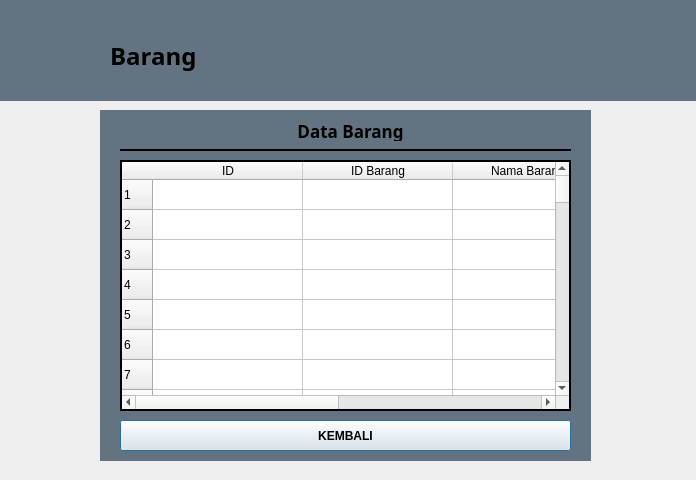
<?xml version="1.0" encoding="UTF-8"?>
<ui version="4.0">
 <class>Dialog</class>
 <widget class="QDialog" name="Dialog">
  <property name="geometry">
   <rect>
    <x>0</x>
    <y>0</y>
    <width>696</width>
    <height>480</height>
   </rect>
  </property>
  <property name="windowTitle">
   <string>Dialog</string>
  </property>
  <widget class="QLabel" name="label">
   <property name="geometry">
    <rect>
     <x>0</x>
     <y>0</y>
     <width>701</width>
     <height>101</height>
    </rect>
   </property>
   <property name="styleSheet">
    <string notr="true">background-color: #647381;</string>
   </property>
   <property name="text">
    <string/>
   </property>
  </widget>
  <widget class="QLabel" name="label_2">
   <property name="geometry">
    <rect>
     <x>0</x>
     <y>0</y>
     <width>111</width>
     <height>101</height>
    </rect>
   </property>
   <property name="styleSheet">
    <string notr="true">image: url(:/newPrefix/images__1_-removebg-preview.png);</string>
   </property>
   <property name="text">
    <string/>
   </property>
  </widget>
  <widget class="QLabel" name="label_3">
   <property name="geometry">
    <rect>
     <x>110</x>
     <y>40</y>
     <width>111</width>
     <height>31</height>
    </rect>
   </property>
   <property name="font">
    <font>
     <family>Myanmar Text</family>
     <pointsize>18</pointsize>
     <weight>75</weight>
     <bold>true</bold>
    </font>
   </property>
   <property name="text">
    <string>Barang</string>
   </property>
   <property name="alignment">
    <set>Qt::AlignLeading|Qt::AlignLeft|Qt::AlignVCenter</set>
   </property>
  </widget>
  <widget class="QLabel" name="label_4">
   <property name="geometry">
    <rect>
     <x>100</x>
     <y>110</y>
     <width>491</width>
     <height>351</height>
    </rect>
   </property>
   <property name="styleSheet">
    <string notr="true">background-color: #647381;</string>
   </property>
   <property name="text">
    <string/>
   </property>
  </widget>
  <widget class="QLabel" name="label_5">
   <property name="geometry">
    <rect>
     <x>290</x>
     <y>120</y>
     <width>121</width>
     <height>21</height>
    </rect>
   </property>
   <property name="font">
    <font>
     <family>Myanmar Text</family>
     <pointsize>13</pointsize>
     <weight>75</weight>
     <bold>true</bold>
    </font>
   </property>
   <property name="text">
    <string>Data Barang</string>
   </property>
   <property name="alignment">
    <set>Qt::AlignCenter</set>
   </property>
  </widget>
  <widget class="Line" name="line">
   <property name="geometry">
    <rect>
     <x>120</x>
     <y>140</y>
     <width>451</width>
     <height>20</height>
    </rect>
   </property>
   <property name="frameShadow">
    <enum>QFrame::Plain</enum>
   </property>
   <property name="lineWidth">
    <number>2</number>
   </property>
   <property name="orientation">
    <enum>Qt::Horizontal</enum>
   </property>
  </widget>
  <widget class="QTableWidget" name="table_dataBarang">
   <property name="geometry">
    <rect>
     <x>120</x>
     <y>160</y>
     <width>451</width>
     <height>251</height>
    </rect>
   </property>
   <property name="frameShape">
    <enum>QFrame::Box</enum>
   </property>
   <property name="frameShadow">
    <enum>QFrame::Plain</enum>
   </property>
   <property name="lineWidth">
    <number>2</number>
   </property>
   <property name="rowCount">
    <number>1000</number>
   </property>
   <property name="columnCount">
    <number>4</number>
   </property>
   <attribute name="horizontalHeaderDefaultSectionSize">
    <number>150</number>
   </attribute>
   <row/>
   <row/>
   <row/>
   <row/>
   <row/>
   <row/>
   <row/>
   <row/>
   <row/>
   <row/>
   <row/>
   <row/>
   <row/>
   <row/>
   <row/>
   <row/>
   <row/>
   <row/>
   <row/>
   <row/>
   <row/>
   <row/>
   <row/>
   <row/>
   <row/>
   <row/>
   <row/>
   <row/>
   <row/>
   <row/>
   <row/>
   <row/>
   <row/>
   <row/>
   <row/>
   <row/>
   <row/>
   <row/>
   <row/>
   <row/>
   <row/>
   <row/>
   <row/>
   <row/>
   <row/>
   <row/>
   <row/>
   <row/>
   <row/>
   <row/>
   <row/>
   <row/>
   <row/>
   <row/>
   <row/>
   <row/>
   <row/>
   <row/>
   <row/>
   <row/>
   <row/>
   <row/>
   <row/>
   <row/>
   <row/>
   <row/>
   <row/>
   <row/>
   <row/>
   <row/>
   <row/>
   <row/>
   <row/>
   <row/>
   <row/>
   <row/>
   <row/>
   <row/>
   <row/>
   <row/>
   <row/>
   <row/>
   <row/>
   <row/>
   <row/>
   <row/>
   <row/>
   <row/>
   <row/>
   <row/>
   <row/>
   <row/>
   <row/>
   <row/>
   <row/>
   <row/>
   <row/>
   <row/>
   <row/>
   <row/>
   <row/>
   <row/>
   <row/>
   <row/>
   <row/>
   <row/>
   <row/>
   <row/>
   <row/>
   <row/>
   <row/>
   <row/>
   <row/>
   <row/>
   <row/>
   <row/>
   <row/>
   <row/>
   <row/>
   <row/>
   <row/>
   <row/>
   <row/>
   <row/>
   <row/>
   <row/>
   <row/>
   <row/>
   <row/>
   <row/>
   <row/>
   <row/>
   <row/>
   <row/>
   <row/>
   <row/>
   <row/>
   <row/>
   <row/>
   <row/>
   <row/>
   <row/>
   <row/>
   <row/>
   <row/>
   <row/>
   <row/>
   <row/>
   <row/>
   <row/>
   <row/>
   <row/>
   <row/>
   <row/>
   <row/>
   <row/>
   <row/>
   <row/>
   <row/>
   <row/>
   <row/>
   <row/>
   <row/>
   <row/>
   <row/>
   <row/>
   <row/>
   <row/>
   <row/>
   <row/>
   <row/>
   <row/>
   <row/>
   <row/>
   <row/>
   <row/>
   <row/>
   <row/>
   <row/>
   <row/>
   <row/>
   <row/>
   <row/>
   <row/>
   <row/>
   <row/>
   <row/>
   <row/>
   <row/>
   <row/>
   <row/>
   <row/>
   <row/>
   <row/>
   <row/>
   <row/>
   <row/>
   <row/>
   <row/>
   <row/>
   <row/>
   <row/>
   <row/>
   <row/>
   <row/>
   <row/>
   <row/>
   <row/>
   <row/>
   <row/>
   <row/>
   <row/>
   <row/>
   <row/>
   <row/>
   <row/>
   <row/>
   <row/>
   <row/>
   <row/>
   <row/>
   <row/>
   <row/>
   <row/>
   <row/>
   <row/>
   <row/>
   <row/>
   <row/>
   <row/>
   <row/>
   <row/>
   <row/>
   <row/>
   <row/>
   <row/>
   <row/>
   <row/>
   <row/>
   <row/>
   <row/>
   <row/>
   <row/>
   <row/>
   <row/>
   <row/>
   <row/>
   <row/>
   <row/>
   <row/>
   <row/>
   <row/>
   <row/>
   <row/>
   <row/>
   <row/>
   <row/>
   <row/>
   <row/>
   <row/>
   <row/>
   <row/>
   <row/>
   <row/>
   <row/>
   <row/>
   <row/>
   <row/>
   <row/>
   <row/>
   <row/>
   <row/>
   <row/>
   <row/>
   <row/>
   <row/>
   <row/>
   <row/>
   <row/>
   <row/>
   <row/>
   <row/>
   <row/>
   <row/>
   <row/>
   <row/>
   <row/>
   <row/>
   <row/>
   <row/>
   <row/>
   <row/>
   <row/>
   <row/>
   <row/>
   <row/>
   <row/>
   <row/>
   <row/>
   <row/>
   <row/>
   <row/>
   <row/>
   <row/>
   <row/>
   <row/>
   <row/>
   <row/>
   <row/>
   <row/>
   <row/>
   <row/>
   <row/>
   <row/>
   <row/>
   <row/>
   <row/>
   <row/>
   <row/>
   <row/>
   <row/>
   <row/>
   <row/>
   <row/>
   <row/>
   <row/>
   <row/>
   <row/>
   <row/>
   <row/>
   <row/>
   <row/>
   <row/>
   <row/>
   <row/>
   <row/>
   <row/>
   <row/>
   <row/>
   <row/>
   <row/>
   <row/>
   <row/>
   <row/>
   <row/>
   <row/>
   <row/>
   <row/>
   <row/>
   <row/>
   <row/>
   <row/>
   <row/>
   <row/>
   <row/>
   <row/>
   <row/>
   <row/>
   <row/>
   <row/>
   <row/>
   <row/>
   <row/>
   <row/>
   <row/>
   <row/>
   <row/>
   <row/>
   <row/>
   <row/>
   <row/>
   <row/>
   <row/>
   <row/>
   <row/>
   <row/>
   <row/>
   <row/>
   <row/>
   <row/>
   <row/>
   <row/>
   <row/>
   <row/>
   <row/>
   <row/>
   <row/>
   <row/>
   <row/>
   <row/>
   <row/>
   <row/>
   <row/>
   <row/>
   <row/>
   <row/>
   <row/>
   <row/>
   <row/>
   <row/>
   <row/>
   <row/>
   <row/>
   <row/>
   <row/>
   <row/>
   <row/>
   <row/>
   <row/>
   <row/>
   <row/>
   <row/>
   <row/>
   <row/>
   <row/>
   <row/>
   <row/>
   <row/>
   <row/>
   <row/>
   <row/>
   <row/>
   <row/>
   <row/>
   <row/>
   <row/>
   <row/>
   <row/>
   <row/>
   <row/>
   <row/>
   <row/>
   <row/>
   <row/>
   <row/>
   <row/>
   <row/>
   <row/>
   <row/>
   <row/>
   <row/>
   <row/>
   <row/>
   <row/>
   <row/>
   <row/>
   <row/>
   <row/>
   <row/>
   <row/>
   <row/>
   <row/>
   <row/>
   <row/>
   <row/>
   <row/>
   <row/>
   <row/>
   <row/>
   <row/>
   <row/>
   <row/>
   <row/>
   <row/>
   <row/>
   <row/>
   <row/>
   <row/>
   <row/>
   <row/>
   <row/>
   <row/>
   <row/>
   <row/>
   <row/>
   <row/>
   <row/>
   <row/>
   <row/>
   <row/>
   <row/>
   <row/>
   <row/>
   <row/>
   <row/>
   <row/>
   <row/>
   <row/>
   <row/>
   <row/>
   <row/>
   <row/>
   <row/>
   <row/>
   <row/>
   <row/>
   <row/>
   <row/>
   <row/>
   <row/>
   <row/>
   <row/>
   <row/>
   <row/>
   <row/>
   <row/>
   <row/>
   <row/>
   <row/>
   <row/>
   <row/>
   <row/>
   <row/>
   <row/>
   <row/>
   <row/>
   <row/>
   <row/>
   <row/>
   <row/>
   <row/>
   <row/>
   <row/>
   <row/>
   <row/>
   <row/>
   <row/>
   <row/>
   <row/>
   <row/>
   <row/>
   <row/>
   <row/>
   <row/>
   <row/>
   <row/>
   <row/>
   <row/>
   <row/>
   <row/>
   <row/>
   <row/>
   <row/>
   <row/>
   <row/>
   <row/>
   <row/>
   <row/>
   <row/>
   <row/>
   <row/>
   <row/>
   <row/>
   <row/>
   <row/>
   <row/>
   <row/>
   <row/>
   <row/>
   <row/>
   <row/>
   <row/>
   <row/>
   <row/>
   <row/>
   <row/>
   <row/>
   <row/>
   <row/>
   <row/>
   <row/>
   <row/>
   <row/>
   <row/>
   <row/>
   <row/>
   <row/>
   <row/>
   <row/>
   <row/>
   <row/>
   <row/>
   <row/>
   <row/>
   <row/>
   <row/>
   <row/>
   <row/>
   <row/>
   <row/>
   <row/>
   <row/>
   <row/>
   <row/>
   <row/>
   <row/>
   <row/>
   <row/>
   <row/>
   <row/>
   <row/>
   <row/>
   <row/>
   <row/>
   <row/>
   <row/>
   <row/>
   <row/>
   <row/>
   <row/>
   <row/>
   <row/>
   <row/>
   <row/>
   <row/>
   <row/>
   <row/>
   <row/>
   <row/>
   <row/>
   <row/>
   <row/>
   <row/>
   <row/>
   <row/>
   <row/>
   <row/>
   <row/>
   <row/>
   <row/>
   <row/>
   <row/>
   <row/>
   <row/>
   <row/>
   <row/>
   <row/>
   <row/>
   <row/>
   <row/>
   <row/>
   <row/>
   <row/>
   <row/>
   <row/>
   <row/>
   <row/>
   <row/>
   <row/>
   <row/>
   <row/>
   <row/>
   <row/>
   <row/>
   <row/>
   <row/>
   <row/>
   <row/>
   <row/>
   <row/>
   <row/>
   <row/>
   <row/>
   <row/>
   <row/>
   <row/>
   <row/>
   <row/>
   <row/>
   <row/>
   <row/>
   <row/>
   <row/>
   <row/>
   <row/>
   <row/>
   <row/>
   <row/>
   <row/>
   <row/>
   <row/>
   <row/>
   <row/>
   <row/>
   <row/>
   <row/>
   <row/>
   <row/>
   <row/>
   <row/>
   <row/>
   <row/>
   <row/>
   <row/>
   <row/>
   <row/>
   <row/>
   <row/>
   <row/>
   <row/>
   <row/>
   <row/>
   <row/>
   <row/>
   <row/>
   <row/>
   <row/>
   <row/>
   <row/>
   <row/>
   <row/>
   <row/>
   <row/>
   <row/>
   <row/>
   <row/>
   <row/>
   <row/>
   <row/>
   <row/>
   <row/>
   <row/>
   <row/>
   <row/>
   <row/>
   <row/>
   <row/>
   <row/>
   <row/>
   <row/>
   <row/>
   <row/>
   <row/>
   <row/>
   <row/>
   <row/>
   <row/>
   <row/>
   <row/>
   <row/>
   <row/>
   <row/>
   <row/>
   <row/>
   <row/>
   <row/>
   <row/>
   <row/>
   <row/>
   <row/>
   <row/>
   <row/>
   <row/>
   <row/>
   <row/>
   <row/>
   <row/>
   <row/>
   <row/>
   <row/>
   <row/>
   <row/>
   <row/>
   <row/>
   <row/>
   <row/>
   <row/>
   <row/>
   <row/>
   <row/>
   <row/>
   <row/>
   <row/>
   <row/>
   <row/>
   <row/>
   <row/>
   <row/>
   <row/>
   <row/>
   <row/>
   <row/>
   <row/>
   <row/>
   <row/>
   <row/>
   <row/>
   <row/>
   <row/>
   <row/>
   <row/>
   <row/>
   <row/>
   <row/>
   <row/>
   <row/>
   <row/>
   <row/>
   <row/>
   <row/>
   <row/>
   <row/>
   <row/>
   <row/>
   <row/>
   <row/>
   <row/>
   <row/>
   <row/>
   <row/>
   <row/>
   <row/>
   <row/>
   <row/>
   <row/>
   <row/>
   <row/>
   <row/>
   <row/>
   <row/>
   <row/>
   <row/>
   <row/>
   <row/>
   <row/>
   <row/>
   <row/>
   <row/>
   <row/>
   <row/>
   <row/>
   <row/>
   <row/>
   <row/>
   <row/>
   <row/>
   <row/>
   <row/>
   <row/>
   <row/>
   <row/>
   <row/>
   <row/>
   <row/>
   <row/>
   <row/>
   <row/>
   <row/>
   <row/>
   <row/>
   <row/>
   <row/>
   <row/>
   <row/>
   <row/>
   <row/>
   <row/>
   <row/>
   <row/>
   <row/>
   <row/>
   <row/>
   <row/>
   <row/>
   <row/>
   <row/>
   <row/>
   <row/>
   <row/>
   <row/>
   <row/>
   <row/>
   <row/>
   <row/>
   <row/>
   <row/>
   <row/>
   <row/>
   <row/>
   <row/>
   <row/>
   <row/>
   <row/>
   <row/>
   <row/>
   <row/>
   <row/>
   <row/>
   <row/>
   <row/>
   <row/>
   <row/>
   <row/>
   <row/>
   <row/>
   <row/>
   <row/>
   <row/>
   <row/>
   <row/>
   <row/>
   <row/>
   <row/>
   <row/>
   <row/>
   <row/>
   <row/>
   <row/>
   <row/>
   <row/>
   <row/>
   <row/>
   <row/>
   <row/>
   <row/>
   <row/>
   <row/>
   <row/>
   <row/>
   <row/>
   <row/>
   <row/>
   <row/>
   <row/>
   <row/>
   <row/>
   <row/>
   <row/>
   <row/>
   <row/>
   <row/>
   <row/>
   <row/>
   <row/>
   <row/>
   <row/>
   <row/>
   <row/>
   <row/>
   <row/>
   <row/>
   <row/>
   <row/>
   <row/>
   <row/>
   <row/>
   <row/>
   <row/>
   <row/>
   <row/>
   <row/>
   <row/>
   <row/>
   <row/>
   <row/>
   <row/>
   <row/>
   <row/>
   <row/>
   <row/>
   <row/>
   <row/>
   <row/>
   <row/>
   <row/>
   <row/>
   <row/>
   <row/>
   <row/>
   <row/>
   <row/>
   <row/>
   <row/>
   <row/>
   <row/>
   <row/>
   <row/>
   <row/>
   <row/>
   <row/>
   <row/>
   <row/>
   <row/>
   <row/>
   <row/>
   <row/>
   <row/>
   <row/>
   <row/>
   <row/>
   <row/>
   <row/>
   <row/>
   <row/>
   <row/>
   <row/>
   <row/>
   <row/>
   <row/>
   <row/>
   <column>
    <property name="text">
     <string>ID</string>
    </property>
   </column>
   <column>
    <property name="text">
     <string>ID Barang</string>
    </property>
   </column>
   <column>
    <property name="text">
     <string>Nama Barang</string>
    </property>
   </column>
   <column>
    <property name="text">
     <string>Stok Barang</string>
    </property>
   </column>
  </widget>
  <widget class="QPushButton" name="PB_kembali4">
   <property name="geometry">
    <rect>
     <x>120</x>
     <y>420</y>
     <width>451</width>
     <height>31</height>
    </rect>
   </property>
   <property name="font">
    <font>
     <weight>75</weight>
     <bold>true</bold>
    </font>
   </property>
   <property name="text">
    <string>KEMBALI</string>
   </property>
  </widget>
 </widget>
 <resources>
  <include location="source.qrc"/>
 </resources>
 <connections/>
</ui>
